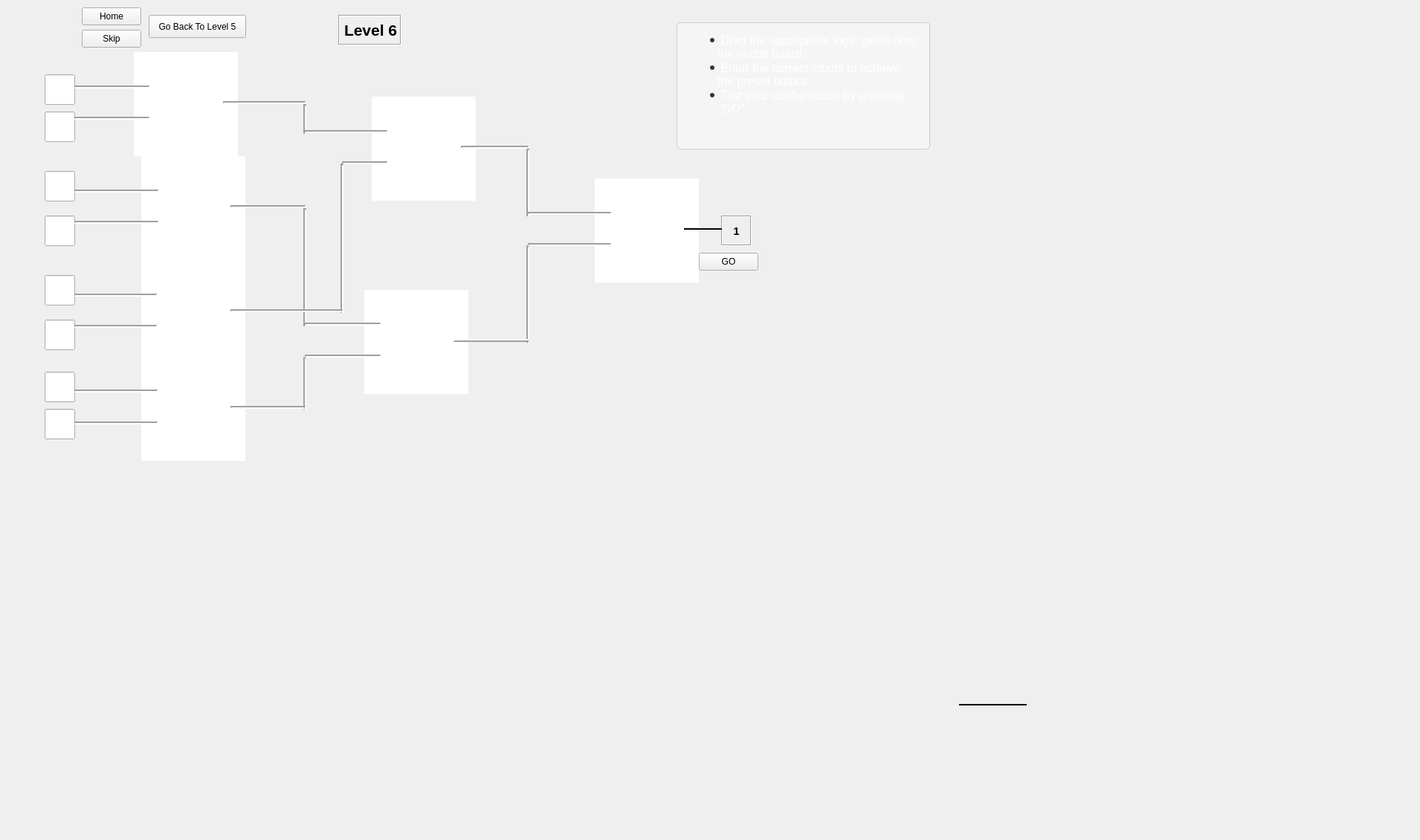
   <widget class="QWidget" name="level12">
    <widget class="QPushButton" name="skipButton_13">
     <property name="geometry">
      <rect>
       <x>110</x>
       <y>40</y>
       <width>80</width>
       <height>24</height>
      </rect>
     </property>
     <property name="text">
      <string>Skip</string>
     </property>
    </widget>
    <widget class="Line" name="line_70">
     <property name="geometry">
      <rect>
       <x>400</x>
       <y>140</y>
       <width>20</width>
       <height>40</height>
      </rect>
     </property>
     <property name="frameShadow">
      <enum>QFrame::Sunken</enum>
     </property>
     <property name="lineWidth">
      <number>2</number>
     </property>
     <property name="orientation">
      <enum>Qt::Vertical</enum>
     </property>
    </widget>
    <widget class="QPushButton" name="goButtonLevelTwelve">
     <property name="geometry">
      <rect>
       <x>940</x>
       <y>340</y>
       <width>80</width>
       <height>24</height>
      </rect>
     </property>
     <property name="text">
      <string>GO</string>
     </property>
    </widget>
    <widget class="QLabel" name="label_26">
     <property name="geometry">
      <rect>
       <x>970</x>
       <y>290</y>
       <width>41</width>
       <height>41</height>
      </rect>
     </property>
     <property name="font">
      <font>
       <pointsize>11</pointsize>
       <bold>true</bold>
      </font>
     </property>
     <property name="frameShape">
      <enum>QFrame::Box</enum>
     </property>
     <property name="frameShadow">
      <enum>QFrame::Sunken</enum>
     </property>
     <property name="text">
      <string>1</string>
     </property>
     <property name="alignment">
      <set>Qt::AlignCenter</set>
     </property>
    </widget>
    <widget class="QLabel" name="label_41">
     <property name="geometry">
      <rect>
       <x>455</x>
       <y>20</y>
       <width>85</width>
       <height>41</height>
      </rect>
     </property>
     <property name="font">
      <font>
       <pointsize>16</pointsize>
       <bold>true</bold>
      </font>
     </property>
     <property name="frameShape">
      <enum>QFrame::Box</enum>
     </property>
     <property name="frameShadow">
      <enum>QFrame::Sunken</enum>
     </property>
     <property name="text">
      <string>Level 6</string>
     </property>
     <property name="textFormat">
      <enum>Qt::MarkdownText</enum>
     </property>
    </widget>
    <widget class="CustomLineEdit" name="level12Input1">
     <property name="geometry">
      <rect>
       <x>60</x>
       <y>100</y>
       <width>41</width>
       <height>41</height>
      </rect>
     </property>
     <property name="alignment">
      <set>Qt::AlignCenter</set>
     </property>
    </widget>
    <widget class="QPushButton" name="backToLevel1_11">
     <property name="geometry">
      <rect>
       <x>200</x>
       <y>20</y>
       <width>131</width>
       <height>31</height>
      </rect>
     </property>
     <property name="font">
      <font>
       <pointsize>9</pointsize>
      </font>
     </property>
     <property name="styleSheet">
      <string notr="true">background-image: url(:/icons/background4.jpg);</string>
     </property>
     <property name="text">
      <string>Go Back To Level 5</string>
     </property>
    </widget>
    <widget class="CustomLineEdit" name="level12Input2">
     <property name="geometry">
      <rect>
       <x>60</x>
       <y>150</y>
       <width>41</width>
       <height>41</height>
      </rect>
     </property>
     <property name="alignment">
      <set>Qt::AlignCenter</set>
     </property>
    </widget>
    <widget class="Custom_GraphicsView" name="gateFiveLevel12">
     <property name="geometry">
      <rect>
       <x>500</x>
       <y>130</y>
       <width>140</width>
       <height>140</height>
      </rect>
     </property>
     <property name="frameShape">
      <enum>QFrame::NoFrame</enum>
     </property>
     <property name="lineWidth">
      <number>1</number>
     </property>
    </widget>
    <widget class="QPushButton" name="homeButton_12">
     <property name="geometry">
      <rect>
       <x>110</x>
       <y>10</y>
       <width>80</width>
       <height>24</height>
      </rect>
     </property>
     <property name="text">
      <string>Home</string>
     </property>
    </widget>
    <widget class="CustomLineEdit" name="level12Input3">
     <property name="geometry">
      <rect>
       <x>60</x>
       <y>230</y>
       <width>41</width>
       <height>41</height>
      </rect>
     </property>
     <property name="alignment">
      <set>Qt::AlignCenter</set>
     </property>
    </widget>
    <widget class="CustomLineEdit" name="level12Input4">
     <property name="geometry">
      <rect>
       <x>60</x>
       <y>290</y>
       <width>41</width>
       <height>41</height>
      </rect>
     </property>
     <property name="alignment">
      <set>Qt::AlignCenter</set>
     </property>
    </widget>
    <widget class="CustomLineEdit" name="level12Input5">
     <property name="geometry">
      <rect>
       <x>60</x>
       <y>370</y>
       <width>41</width>
       <height>41</height>
      </rect>
     </property>
     <property name="alignment">
      <set>Qt::AlignCenter</set>
     </property>
    </widget>
    <widget class="CustomLineEdit" name="level12Input6">
     <property name="geometry">
      <rect>
       <x>60</x>
       <y>430</y>
       <width>41</width>
       <height>41</height>
      </rect>
     </property>
     <property name="alignment">
      <set>Qt::AlignCenter</set>
     </property>
    </widget>
    <widget class="CustomLineEdit" name="level12Input7">
     <property name="geometry">
      <rect>
       <x>60</x>
       <y>500</y>
       <width>41</width>
       <height>41</height>
      </rect>
     </property>
     <property name="alignment">
      <set>Qt::AlignCenter</set>
     </property>
    </widget>
    <widget class="CustomLineEdit" name="level12Input8">
     <property name="geometry">
      <rect>
       <x>60</x>
       <y>550</y>
       <width>41</width>
       <height>41</height>
      </rect>
     </property>
     <property name="alignment">
      <set>Qt::AlignCenter</set>
     </property>
    </widget>
    <widget class="Custom_GraphicsView" name="gateOneLevel12">
     <property name="geometry">
      <rect>
       <x>180</x>
       <y>70</y>
       <width>140</width>
       <height>140</height>
      </rect>
     </property>
     <property name="frameShape">
      <enum>QFrame::NoFrame</enum>
     </property>
     <property name="lineWidth">
      <number>1</number>
     </property>
    </widget>
    <widget class="Line" name="line_144">
     <property name="geometry">
      <rect>
       <x>100</x>
       <y>109</y>
       <width>101</width>
       <height>16</height>
      </rect>
     </property>
     <property name="frameShadow">
      <enum>QFrame::Sunken</enum>
     </property>
     <property name="lineWidth">
      <number>2</number>
     </property>
     <property name="orientation">
      <enum>Qt::Horizontal</enum>
     </property>
    </widget>
    <widget class="Custom_GraphicsView" name="gateTwoLevel12">
     <property name="geometry">
      <rect>
       <x>190</x>
       <y>210</y>
       <width>140</width>
       <height>140</height>
      </rect>
     </property>
     <property name="frameShape">
      <enum>QFrame::NoFrame</enum>
     </property>
     <property name="lineWidth">
      <number>1</number>
     </property>
    </widget>
    <widget class="Custom_GraphicsView" name="gateThreeLevel12">
     <property name="geometry">
      <rect>
       <x>190</x>
       <y>350</y>
       <width>140</width>
       <height>140</height>
      </rect>
     </property>
     <property name="frameShape">
      <enum>QFrame::NoFrame</enum>
     </property>
     <property name="lineWidth">
      <number>1</number>
     </property>
    </widget>
    <widget class="Custom_GraphicsView" name="gateFourLevel12">
     <property name="geometry">
      <rect>
       <x>190</x>
       <y>480</y>
       <width>140</width>
       <height>140</height>
      </rect>
     </property>
     <property name="frameShape">
      <enum>QFrame::NoFrame</enum>
     </property>
     <property name="lineWidth">
      <number>1</number>
     </property>
    </widget>
    <widget class="Line" name="line_151">
     <property name="geometry">
      <rect>
       <x>300</x>
       <y>128</y>
       <width>111</width>
       <height>20</height>
      </rect>
     </property>
     <property name="frameShadow">
      <enum>QFrame::Sunken</enum>
     </property>
     <property name="lineWidth">
      <number>2</number>
     </property>
     <property name="orientation">
      <enum>Qt::Horizontal</enum>
     </property>
    </widget>
    <widget class="Line" name="line_152">
     <property name="geometry">
      <rect>
       <x>310</x>
       <y>268</y>
       <width>101</width>
       <height>20</height>
      </rect>
     </property>
     <property name="frameShadow">
      <enum>QFrame::Sunken</enum>
     </property>
     <property name="lineWidth">
      <number>2</number>
     </property>
     <property name="orientation">
      <enum>Qt::Horizontal</enum>
     </property>
    </widget>
    <widget class="Line" name="line_75">
     <property name="geometry">
      <rect>
       <x>400</x>
       <y>280</y>
       <width>20</width>
       <height>159</height>
      </rect>
     </property>
     <property name="frameShadow">
      <enum>QFrame::Sunken</enum>
     </property>
     <property name="lineWidth">
      <number>2</number>
     </property>
     <property name="orientation">
      <enum>Qt::Vertical</enum>
     </property>
    </widget>
    <widget class="Line" name="line_155">
     <property name="geometry">
      <rect>
       <x>410</x>
       <y>169</y>
       <width>111</width>
       <height>16</height>
      </rect>
     </property>
     <property name="frameShadow">
      <enum>QFrame::Sunken</enum>
     </property>
     <property name="lineWidth">
      <number>2</number>
     </property>
     <property name="orientation">
      <enum>Qt::Horizontal</enum>
     </property>
    </widget>
    <widget class="Custom_GraphicsView" name="gateSixLevel12">
     <property name="geometry">
      <rect>
       <x>490</x>
       <y>390</y>
       <width>140</width>
       <height>140</height>
      </rect>
     </property>
     <property name="frameShape">
      <enum>QFrame::NoFrame</enum>
     </property>
     <property name="lineWidth">
      <number>1</number>
     </property>
    </widget>
    <widget class="Line" name="line_79">
     <property name="geometry">
      <rect>
       <x>400</x>
       <y>480</y>
       <width>20</width>
       <height>71</height>
      </rect>
     </property>
     <property name="frameShadow">
      <enum>QFrame::Sunken</enum>
     </property>
     <property name="lineWidth">
      <number>2</number>
     </property>
     <property name="orientation">
      <enum>Qt::Vertical</enum>
     </property>
    </widget>
    <widget class="Line" name="line_156">
     <property name="geometry">
      <rect>
       <x>410</x>
       <y>471</y>
       <width>102</width>
       <height>16</height>
      </rect>
     </property>
     <property name="frameShadow">
      <enum>QFrame::Sunken</enum>
     </property>
     <property name="lineWidth">
      <number>2</number>
     </property>
     <property name="orientation">
      <enum>Qt::Horizontal</enum>
     </property>
    </widget>
    <widget class="Line" name="line_157">
     <property name="geometry">
      <rect>
       <x>460</x>
       <y>211</y>
       <width>61</width>
       <height>16</height>
      </rect>
     </property>
     <property name="frameShadow">
      <enum>QFrame::Sunken</enum>
     </property>
     <property name="lineWidth">
      <number>2</number>
     </property>
     <property name="orientation">
      <enum>Qt::Horizontal</enum>
     </property>
    </widget>
    <widget class="Line" name="line_158">
     <property name="geometry">
      <rect>
       <x>410</x>
       <y>428</y>
       <width>102</width>
       <height>16</height>
      </rect>
     </property>
     <property name="frameShadow">
      <enum>QFrame::Sunken</enum>
     </property>
     <property name="lineWidth">
      <number>2</number>
     </property>
     <property name="orientation">
      <enum>Qt::Horizontal</enum>
     </property>
    </widget>
    <widget class="Line" name="line_159">
     <property name="geometry">
      <rect>
       <x>620</x>
       <y>190</y>
       <width>91</width>
       <height>16</height>
      </rect>
     </property>
     <property name="frameShadow">
      <enum>QFrame::Sunken</enum>
     </property>
     <property name="lineWidth">
      <number>2</number>
     </property>
     <property name="orientation">
      <enum>Qt::Horizontal</enum>
     </property>
    </widget>
    <widget class="Line" name="line_81">
     <property name="geometry">
      <rect>
       <x>700</x>
       <y>200</y>
       <width>20</width>
       <height>91</height>
      </rect>
     </property>
     <property name="frameShadow">
      <enum>QFrame::Sunken</enum>
     </property>
     <property name="lineWidth">
      <number>2</number>
     </property>
     <property name="orientation">
      <enum>Qt::Vertical</enum>
     </property>
    </widget>
    <widget class="Line" name="line_82">
     <property name="geometry">
      <rect>
       <x>700</x>
       <y>330</y>
       <width>20</width>
       <height>131</height>
      </rect>
     </property>
     <property name="frameShadow">
      <enum>QFrame::Sunken</enum>
     </property>
     <property name="lineWidth">
      <number>2</number>
     </property>
     <property name="orientation">
      <enum>Qt::Vertical</enum>
     </property>
    </widget>
    <widget class="Custom_GraphicsView" name="gateSevenLevel12">
     <property name="geometry">
      <rect>
       <x>800</x>
       <y>240</y>
       <width>140</width>
       <height>140</height>
      </rect>
     </property>
     <property name="frameShape">
      <enum>QFrame::NoFrame</enum>
     </property>
     <property name="lineWidth">
      <number>1</number>
     </property>
    </widget>
    <widget class="Line" name="line_163">
     <property name="geometry">
      <rect>
       <x>710</x>
       <y>279</y>
       <width>112</width>
       <height>16</height>
      </rect>
     </property>
     <property name="frameShadow">
      <enum>QFrame::Sunken</enum>
     </property>
     <property name="lineWidth">
      <number>2</number>
     </property>
     <property name="orientation">
      <enum>Qt::Horizontal</enum>
     </property>
    </widget>
    <widget class="Line" name="line_161">
     <property name="geometry">
      <rect>
       <x>710</x>
       <y>321</y>
       <width>112</width>
       <height>16</height>
      </rect>
     </property>
     <property name="frameShadow">
      <enum>QFrame::Sunken</enum>
     </property>
     <property name="lineWidth">
      <number>2</number>
     </property>
     <property name="orientation">
      <enum>Qt::Horizontal</enum>
     </property>
    </widget>
    <widget class="QLabel" name="label_27">
     <property name="geometry">
      <rect>
       <x>1020</x>
       <y>620</y>
       <width>881</width>
       <height>501</height>
      </rect>
     </property>
     <property name="styleSheet">
      <string notr="true">background-image: url(:/icons/wallpaper5.png);</string>
     </property>
     <property name="frameShadow">
      <enum>QFrame::Sunken</enum>
     </property>
     <property name="text">
      <string/>
     </property>
    </widget>
    <widget class="Line" name="line_162">
     <property name="geometry">
      <rect>
       <x>1290</x>
       <y>940</y>
       <width>91</width>
       <height>16</height>
      </rect>
     </property>
     <property name="frameShadow">
      <enum>QFrame::Plain</enum>
     </property>
     <property name="lineWidth">
      <number>2</number>
     </property>
     <property name="orientation">
      <enum>Qt::Horizontal</enum>
     </property>
    </widget>
    <widget class="Line" name="line_164">
     <property name="geometry">
      <rect>
       <x>920</x>
       <y>298</y>
       <width>51</width>
       <height>20</height>
      </rect>
     </property>
     <property name="frameShadow">
      <enum>QFrame::Plain</enum>
     </property>
     <property name="lineWidth">
      <number>2</number>
     </property>
     <property name="orientation">
      <enum>Qt::Horizontal</enum>
     </property>
    </widget>
    <widget class="Line" name="line_149">
     <property name="geometry">
      <rect>
       <x>100</x>
       <y>518</y>
       <width>112</width>
       <height>16</height>
      </rect>
     </property>
     <property name="frameShadow">
      <enum>QFrame::Sunken</enum>
     </property>
     <property name="lineWidth">
      <number>2</number>
     </property>
     <property name="orientation">
      <enum>Qt::Horizontal</enum>
     </property>
    </widget>
    <widget class="Line" name="line_150">
     <property name="geometry">
      <rect>
       <x>100</x>
       <y>561</y>
       <width>112</width>
       <height>16</height>
      </rect>
     </property>
     <property name="frameShadow">
      <enum>QFrame::Sunken</enum>
     </property>
     <property name="lineWidth">
      <number>2</number>
     </property>
     <property name="orientation">
      <enum>Qt::Horizontal</enum>
     </property>
    </widget>
    <widget class="Line" name="line_165">
     <property name="geometry">
      <rect>
       <x>100</x>
       <y>389</y>
       <width>111</width>
       <height>16</height>
      </rect>
     </property>
     <property name="frameShadow">
      <enum>QFrame::Sunken</enum>
     </property>
     <property name="lineWidth">
      <number>2</number>
     </property>
     <property name="orientation">
      <enum>Qt::Horizontal</enum>
     </property>
    </widget>
    <widget class="Line" name="line_166">
     <property name="geometry">
      <rect>
       <x>100</x>
       <y>431</y>
       <width>111</width>
       <height>16</height>
      </rect>
     </property>
     <property name="frameShadow">
      <enum>QFrame::Sunken</enum>
     </property>
     <property name="lineWidth">
      <number>2</number>
     </property>
     <property name="orientation">
      <enum>Qt::Horizontal</enum>
     </property>
    </widget>
    <widget class="Line" name="line_167">
     <property name="geometry">
      <rect>
       <x>100</x>
       <y>151</y>
       <width>101</width>
       <height>16</height>
      </rect>
     </property>
     <property name="frameShadow">
      <enum>QFrame::Sunken</enum>
     </property>
     <property name="lineWidth">
      <number>2</number>
     </property>
     <property name="orientation">
      <enum>Qt::Horizontal</enum>
     </property>
    </widget>
    <widget class="Line" name="line_147">
     <property name="geometry">
      <rect>
       <x>100</x>
       <y>249</y>
       <width>113</width>
       <height>16</height>
      </rect>
     </property>
     <property name="frameShadow">
      <enum>QFrame::Sunken</enum>
     </property>
     <property name="lineWidth">
      <number>2</number>
     </property>
     <property name="orientation">
      <enum>Qt::Horizontal</enum>
     </property>
    </widget>
    <widget class="Line" name="line_146">
     <property name="geometry">
      <rect>
       <x>100</x>
       <y>291</y>
       <width>113</width>
       <height>16</height>
      </rect>
     </property>
     <property name="frameShadow">
      <enum>QFrame::Sunken</enum>
     </property>
     <property name="lineWidth">
      <number>2</number>
     </property>
     <property name="orientation">
      <enum>Qt::Horizontal</enum>
     </property>
    </widget>
    <widget class="Line" name="line_154">
     <property name="geometry">
      <rect>
       <x>310</x>
       <y>538</y>
       <width>101</width>
       <height>20</height>
      </rect>
     </property>
     <property name="frameShadow">
      <enum>QFrame::Sunken</enum>
     </property>
     <property name="lineWidth">
      <number>2</number>
     </property>
     <property name="orientation">
      <enum>Qt::Horizontal</enum>
     </property>
    </widget>
    <widget class="Line" name="line_80">
     <property name="geometry">
      <rect>
       <x>450</x>
       <y>220</y>
       <width>20</width>
       <height>201</height>
      </rect>
     </property>
     <property name="frameShadow">
      <enum>QFrame::Sunken</enum>
     </property>
     <property name="lineWidth">
      <number>2</number>
     </property>
     <property name="orientation">
      <enum>Qt::Vertical</enum>
     </property>
    </widget>
    <widget class="Line" name="line_153">
     <property name="geometry">
      <rect>
       <x>310</x>
       <y>408</y>
       <width>151</width>
       <height>20</height>
      </rect>
     </property>
     <property name="frameShadow">
      <enum>QFrame::Sunken</enum>
     </property>
     <property name="lineWidth">
      <number>2</number>
     </property>
     <property name="orientation">
      <enum>Qt::Horizontal</enum>
     </property>
    </widget>
    <widget class="Line" name="line_160">
     <property name="geometry">
      <rect>
       <x>610</x>
       <y>450</y>
       <width>101</width>
       <height>16</height>
      </rect>
     </property>
     <property name="frameShadow">
      <enum>QFrame::Raised</enum>
     </property>
     <property name="lineWidth">
      <number>2</number>
     </property>
     <property name="orientation">
      <enum>Qt::Horizontal</enum>
     </property>
    </widget>
    <widget class="QTextBrowser" name="textBrowser_12">
     <property name="geometry">
      <rect>
       <x>910</x>
       <y>30</y>
       <width>341</width>
       <height>171</height>
      </rect>
     </property>
     <property name="styleSheet">
      <string notr="true">QTextBrowser {
  background-color: #f5f5f5; /* Light grey background */
  color: #333333; /* Dark grey text */
  border: 1px solid #cccccc; /* Light grey border */
  border-radius: 5px; /* Rounded corners */
  padding: 10px; /* Spacing between text and border */
  font-family: 'Segoe UI'; /* Modern font */
  font-size: 12pt; /* Font size */
}

QTextBrowser::hover {
  border-color: #a0a0a0; /* Darker border on hover */
}

QTextBrowser QScrollBar:vertical {
  border: none;
  background: #e0e0e0; /* Scrollbar track color */
  width: 10px; /* Width of the scrollbar */
  margin: 10px 0 10px 0; /* Top and bottom margin */
  border-radius: 4px; /* Rounded corners for scrollbar */
}

QTextBrowser QScrollBar::handle:vertical {
  background: #a5d6a7; /* Color of the scrollbar handle */
  min-height: 20px; /* Minimum handle size */
  border-radius: 4px; /* Rounded corners for handle */
}

QTextBrowser QScrollBar::handle:vertical:hover {
  background: #81c784; /* Scrollbar handle color when hovered */
}

QTextBrowser QScrollBar::add-line:vertical,
QTextBrowser QScrollBar::sub-line:vertical {
  border: none;
  background: none; /* No arrows at the top and bottom */
}

QTextBrowser QScrollBar::add-page:vertical,
QTextBrowser QScrollBar::sub-page:vertical {
  background: none; /* No background for the area between handle and buttons */
}</string>
     </property>
     <property name="html">
      <string>&lt;!DOCTYPE HTML PUBLIC &quot;-//W3C//DTD HTML 4.0//EN&quot; &quot;http://www.w3.org/TR/REC-html40/strict.dtd&quot;&gt;
&lt;html&gt;&lt;head&gt;&lt;meta name=&quot;qrichtext&quot; content=&quot;1&quot; /&gt;&lt;meta charset=&quot;utf-8&quot; /&gt;&lt;style type=&quot;text/css&quot;&gt;
p, li { white-space: pre-wrap; }
hr { height: 1px; border-width: 0; }
li.unchecked::marker { content: &quot;\2610&quot;; }
li.checked::marker { content: &quot;\2612&quot;; }
&lt;/style&gt;&lt;/head&gt;&lt;body style=&quot; font-family:'Segoe UI'; font-size:12pt; font-weight:400; font-style:normal;&quot;&gt;
&lt;ul style=&quot;margin-top: 0px; margin-bottom: 0px; margin-left: 0px; margin-right: 0px; -qt-list-indent: 1;&quot;&gt;
&lt;li style=&quot; margin-top:12px; margin-bottom:0px; margin-left:0px; margin-right:0px; -qt-block-indent:0; text-indent:0px;&quot;&gt;&lt;span style=&quot; color:#ffffff;&quot;&gt; Drag the appropriate logic gates onto the circuit board.&lt;/span&gt;&lt;/li&gt;
&lt;li style=&quot; color:#ffffff;&quot; style=&quot; margin-top:0px; margin-bottom:0px; margin-left:0px; margin-right:0px; -qt-block-indent:0; text-indent:0px;&quot;&gt; Enter the correct inputs to achieve the preset output.&lt;/li&gt;
&lt;li style=&quot; color:#ffffff;&quot; style=&quot; margin-top:0px; margin-bottom:12px; margin-left:0px; margin-right:0px; -qt-block-indent:0; text-indent:0px;&quot;&gt; Test your configuration by pressing &amp;quot;GO&amp;quot;.&lt;/li&gt;&lt;/ul&gt;&lt;/body&gt;&lt;/html&gt;</string>
     </property>
    </widget>
   </widget>
